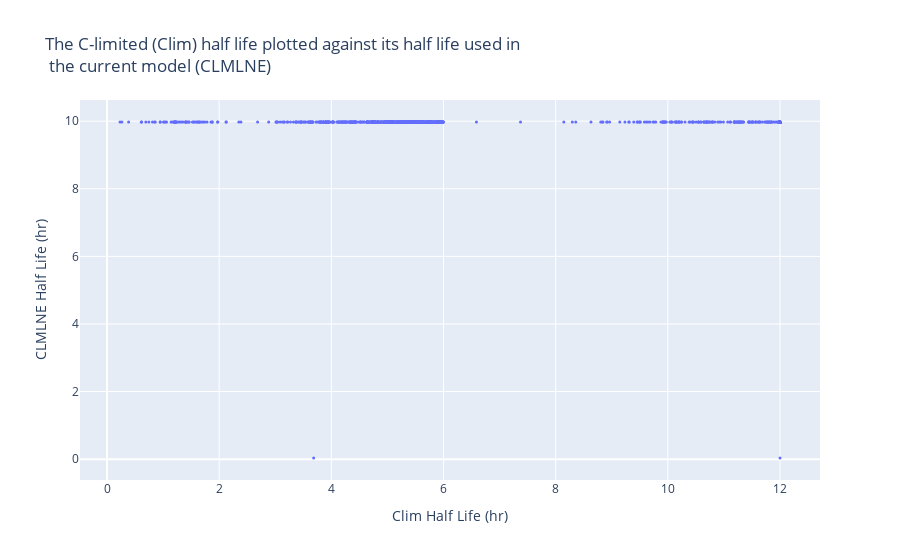

The cell this chart's notebook holds for it:
### Code cell
# same plot as above but in hours! 
fig = go.Figure()
fig.add_trace(go.Scatter(x=(big_df['Clim half life (min)'] / 60), y=(big_df['CLMLNE half life (min)']/60), mode='markers', name='CLMLNE half life (min)', hovertext=big_df['Protein ID'], marker_size=3))

# Plot Specs
fig.update_layout(title='The C-limited (Clim) half life plotted against its half life used in<br> the current model (CLMLNE)', yaxis_title='CLMLNE Half Life (hr)', xaxis_title='Clim Half Life (hr)')

### Figure 1 — Plotly figure (JSON) as saved in the notebook; plotly's stock layout.template omitted (floating-point values rounded to 4 significant figures; data arrays with more than 128 entries replaced by an {"elided": "..."} marker saying what was removed)
{"data": [{"hovertext": {"elided": "927 str values"}, "marker": {"size": 3}, "mode": "markers", "name": "CLMLNE half life (min)", "x": {"elided": "927 float values"}, "y": {"elided": "927 float values"}, "type": "scatter"}], "layout": {"title": {"text": "The C-limited (Clim) half life plotted against its half life used in<br> the current model (CLMLNE)"}, "yaxis": {"title": {"text": "CLMLNE Half Life (hr)"}}, "xaxis": {"title": {"text": "Clim Half Life (hr)"}}}}
